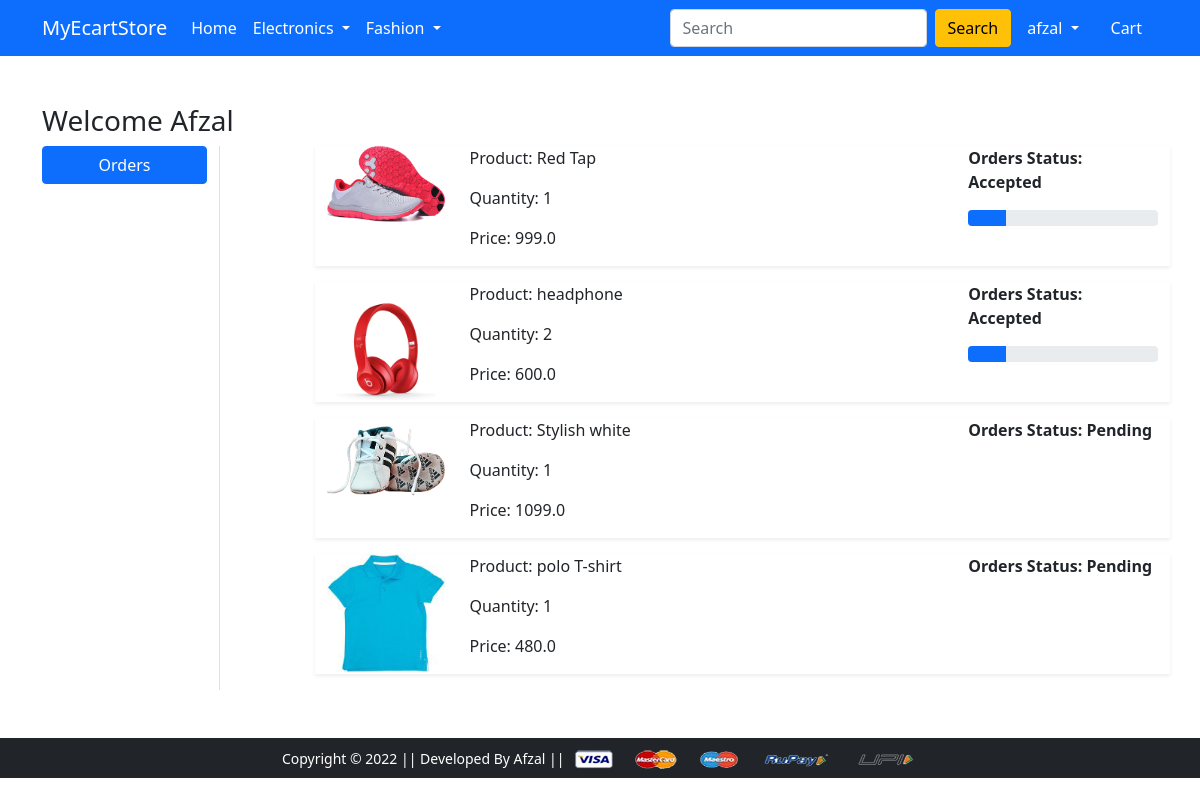
Page /orders/ (signed in) on the committed database.
### app/models.py (models this page shows, shortened)
class PlacedOrder(models.Model):
    user = models.ForeignKey(User, on_delete=models.CASCADE)
    costumer = models.ForeignKey(Costumer, on_delete=models.CASCADE)
    product = models.ForeignKey(Product, on_delete=models.CASCADE)
    quantity = models.PositiveIntegerField(default=1)
    order_date = models.DateTimeField(auto_now_add=True)
    status = models.CharField(max_length=50, choices=STATUS_CHOICES, default='Pending')
    @property
    def total_cost(self):
        return self.quantity * self.product.discounted_price

class Product(models.Model):
    title = models.CharField(max_length=100)
    selling_price = models.FloatField()
    discounted_price = models.FloatField()
    description = models.TextField()
    brand = models.CharField(max_length=100)
    category = models.CharField(choices=CATEGORY_CHOICES, max_length=50)
    product_img = models.ImageField(upload_to='product_image')

### app/views.py (the view)
# urls.py: path('orders/', views.orders, name='orders'),
@login_required
def orders(request):
    op = PlacedOrder.objects.filter(user=request.user)
    return render(request, 'app/orders.html', {'orderplaced':op})

### app/templates/app/orders.html (shortened to what this page needs)
{% extends 'app/base.html' %} {% load static %}  {% block main-content %}
<div class="container my-5">
  <div class="row">
    <h3>Welcome <span class="text-capitalize">{{request.user }}</span></h3>
    <div class="col-sm-2 border-end">
      <ul class="list-unstyled">
        <li class="d-grid">
          <a href="{% url 'orders' %}" class="btn btn-primary">Orders</a>
        </li>
      </ul>
    </div>
    <div class="col-sm-9 offset-sm-1">
      {% for item in orderplaced %}
      <div class="row shadow-sm mb-3">
        <div class="col-sm-2">
          <img
            src="{{item.product.product_img.url}}"
            class="img-fluid"
            height="150"
            width="150"
            alt=""
          />
        </div>
        <div class="col-sm-7">
          <p>Product: {{item.product.title}}</p>
          <p>Quantity: {{item.quantity}}</p>
          <p>Price: {{item.total_cost}}</p>
        </div>
        <div class="col-sm-3 fw-bold">
            <p>Orders Status: {{item.status}}</p>
            {% if item.status == 'Accepted' %}
            <div class="progress">
                <div class="progress-bar" role="progressbar" style="width: 20%;" aria-valuenow="20" aria-valuemin="0" aria-valuemax="100"></div>
            </div>
            {% endif %}
        </div>
      </div>
      {% endfor %}
    </div>
  </div>
</div>
{% endblock main-content %}

### app/templates/app/base.html (shortened to what this page needs)
<!doctype html>
{% load static %}
<html lang="en">
  <head>
    <link href="https://cdn.jsdelivr.net/npm/bootstrap@5.0.0-beta1/dist/css/bootstrap.min.css" rel="stylesheet">
    <link rel="stylesheet" href="{% static 'app/css/owl.carousel.min.css' %}">
    <link rel="stylesheet" href="{% static 'app/css/all.min.css' %}">
    <link rel="stylesheet" href="{% static 'app/css/style.css' %}">
  </head>
  <body>
    <nav class="navbar navbar-expand-lg navbar-dark bg-primary">
     <div class="container">
       <a class="navbar-brand" href="/">MyEcartStore</a>
       <div class="collapse navbar-collapse" id="navbarSupportedContent">
         <ul class="navbar-nav me-auto mb-2 mb-lg-0">
           <li class="nav-item">
             <a class="nav-link active" aria-current="page" href="/">Home</a>
           </li>
           <li class="nav-item dropdown">
             <a class="nav-link dropdown-toggle text-white" href="#" id="electronicsDropdown" role="button" data-bs-toggle="dropdown" aria-expanded="false">
               Electronics
             </a>
           </li>
           <li class="nav-item dropdown">
             <a class="nav-link dropdown-toggle text-white" href="#" id="fashionDropdown" role="button" data-bs-toggle="dropdown" aria-expanded="false">
               Fashion
             </a>
           </li>
         </ul>
         <form action="/search/" class="d-flex" method="POST">
           <input class="form-control me-2" type="search" name="formdata" placeholder="Search" aria-label="Search">
           <button class="btn btn-warning" type="submit">Search</button>
         </form>
         <div>
          <ul class="navbar-nav me-auto mb-2 mb-lg-0">
            {% if request.user.is_authenticated %}
           <li class="nav-item dropdown mx-2">
              <a class="nav-link dropdown-toggle text-white" href="#" id="profileDropdown" role="button" data-bs-toggle="dropdown" aria-expanded="false">
                {{user.username}}
              </a>
            </li>
            <li class="nav-item mx-2">
             <a href="{% url 'showcart' %}" class="nav-link text-white"> Cart </a>
            </li>
            {% endif %}
          </ul>
         </div>
       </div>
     </div>
    </nav>
    {% block main-content %} {% endblock main-content %}
    <footer class="container-fluid bg-dark text-center p-2 mt-5">
        <small class="text-white">Copyright &copy; 2022 || Developed By Afzal || </small>
        <img src="{% static 'app/images/payment.png' %}" alt="" srcset="" class="img-fluid" height="2px">
    </footer>
  </body>
</html>

### rows in the picture
PlacedOrder: product.product_img (picture), product "Red Tap", quantity "1", total_cost "999.0", status "Accepted"
PlacedOrder: product.product_img (picture), product "headphone", quantity "2", total_cost "600.0", status "Accepted"
PlacedOrder: product.product_img (picture), product "Stylish white", quantity "1", total_cost "1099.0", status "Pending"
PlacedOrder: product.product_img (picture), product "polo T-shirt", quantity "1", total_cost "480.0", status "Pending"

### other values in the picture
{{ user.username }} "afzal"
{{ request.user }} "Afzal"
